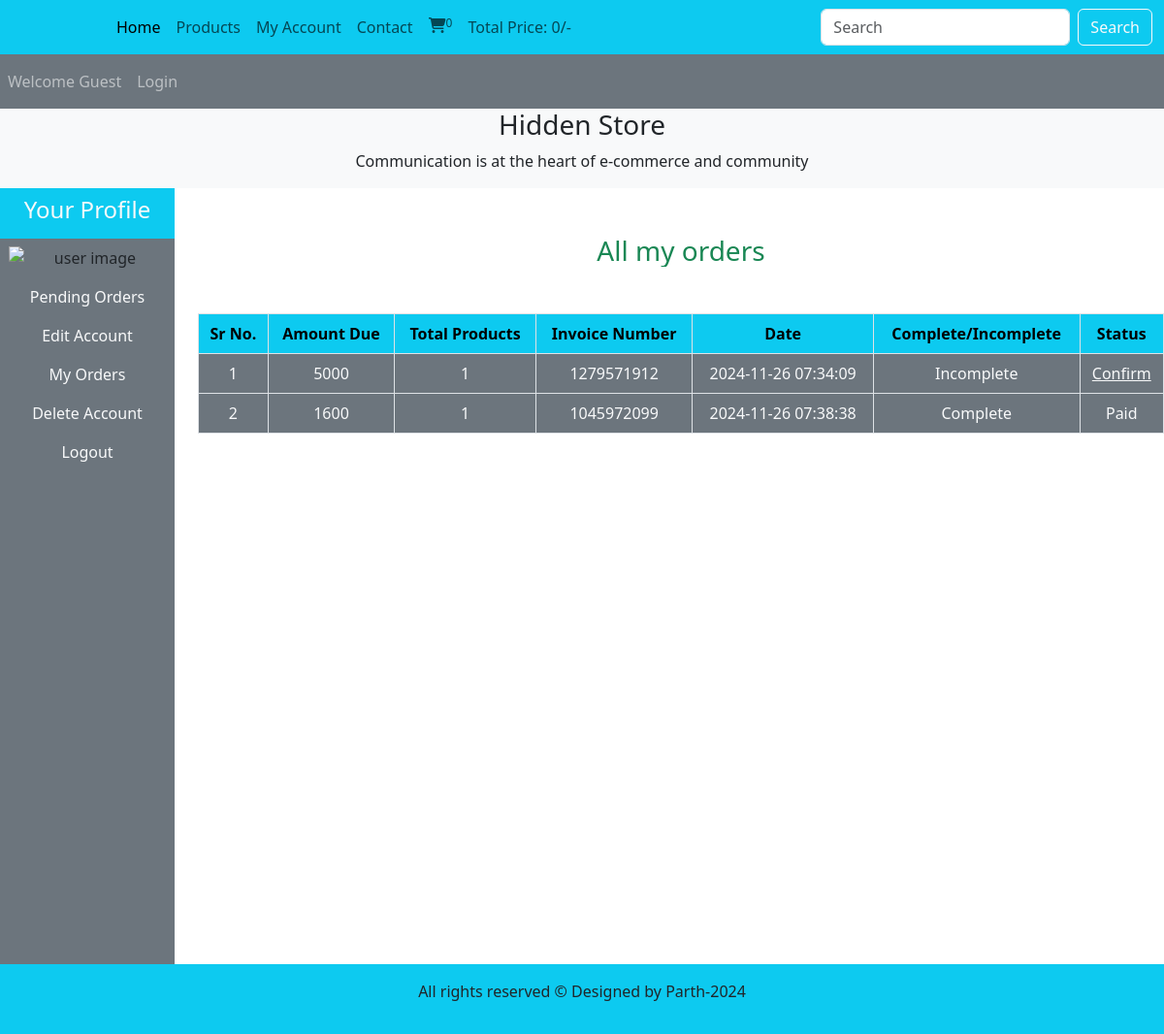
The app's page /user_area/profile.php?my_orders with its own data.
### tables this page shows
CREATE TABLE `user_orders` (
  `order_id` int(11) NOT NULL,
  `user_id` int(11) NOT NULL,
  `amount_due` int(255) NOT NULL,
  `invoice_number` int(255) NOT NULL,
  `total_products` int(255) NOT NULL,
  `order_date` timestamp NOT NULL DEFAULT current_timestamp() ON UPDATE current_timestamp(),
  `order_status` varchar(255) NOT NULL
);

### user_area/user_orders.php (the view, shortened to what this page needs)
<!DOCTYPE html>
<html lang="en">
<head>
</head>
<body>
    <h3 class="text-success my-5">All my orders</h3>
    <table class="table table-bordered mt-5">
        <thead>
            <tr>
                <th class="bg-info">Sr No.</th>
                <th class="bg-info">Amount Due</th>
                <th class="bg-info">Total Products</th>
                <th class="bg-info">Invoice Number</th>
                <th class="bg-info">Date</th>
                <th class="bg-info">Complete/Incomplete</th>
                <th class="bg-info">Status</th>
            </tr>
        </thead>
        <tbody class="bg-secondary text-light">
            <?php
                $get_order_details="SELECT * FROM `user_orders`";
                $result_order_query=mysqli_query($con, $get_order_details);
                while($order_fetch=mysqli_fetch_assoc($result_order_query)) {
                    $order_id=$order_fetch['order_id'];
                    $serial_number=$order_fetch['order_id'];
                    $amount_due=$order_fetch['amount_due'];
                    $invoice_number=$order_fetch['invoice_number'];
                    $total_products=$order_fetch['total_products'];
                    $order_date=$order_fetch['order_date'];
                    $order_status=$order_fetch['order_status'];
                    if($order_status=='pending') {
                        $order_status='Incomplete';
                    }
                    else {
                        $order_status='Complete';
                    }
                    echo "<tr>
                            <td class='bg-secondary text-light'>$serial_number</td>
                            <td class='bg-secondary text-light'>$amount_due</td>
                            <td class='bg-secondary text-light'>$total_products</td>
                            <td class='bg-secondary text-light'>$invoice_number</td>
                            <td class='bg-secondary text-light'>$order_date</td>
                            <td class='bg-secondary text-light'>$order_status</td>";
                            ?>
                            <?php
                                if($order_status=='Complete') {
                                    echo "<td class='bg-secondary text-light'>Paid</td>";
                                }
                                else {
                                    echo " <td class='bg-secondary text-light'><a href='confirm_payment.php?order_id=$order_id' class='text-light'>Confirm</a></td>
                                    </tr>";
                                }
                }
            ?>
        </tbody>
    </table>
</body>
</html>

### style.css (style rules this page uses)
* { margin: 0; padding: 0; box-sizing: border-box; overflow-x: hidden; }

### records on screen
user_orders: order_id "1", amount_due "5000", total_products "1", invoice_number "1279571912", order_date "2024-11-26 07:34:09", order_status "Incomplete"
user_orders: order_id "2", amount_due "1600", total_products "1", invoice_number "1045972099", order_date "2024-11-26 07:38:38", order_status "Complete", shows "Paid"

### other values on screen
$count_cart_items "0"
$total_price "0"
